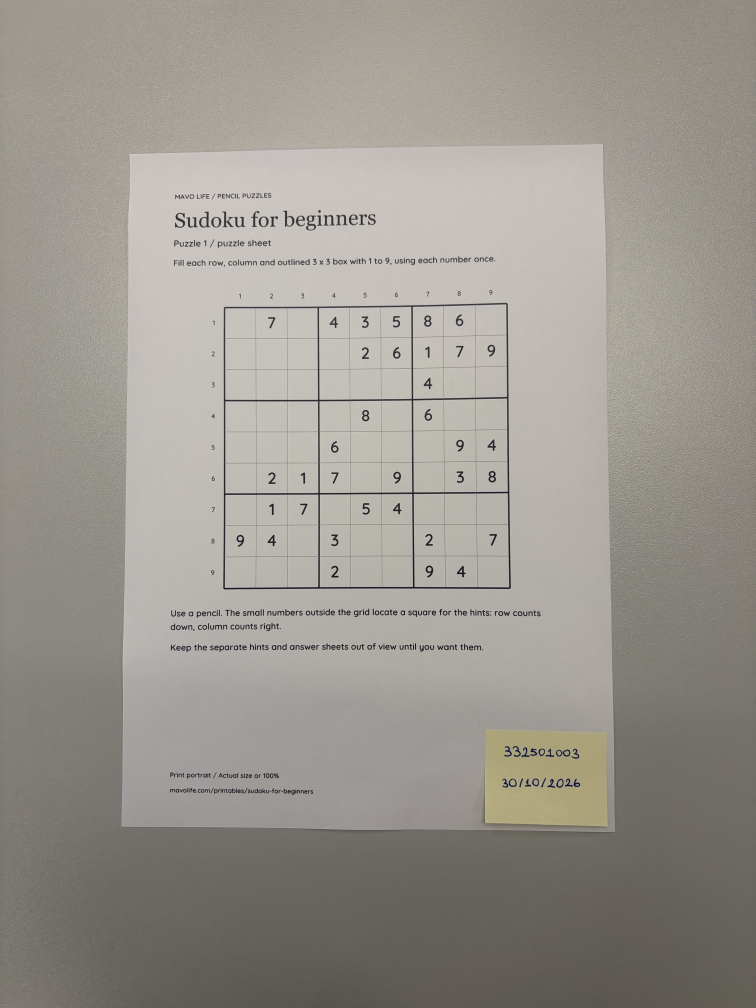
#> input picture data/s332501003_01.jpg, 3024 x 4032 px (shown at 1/4 size)
$ python -i stage5_recognize.py   (imports and definitions only)
#> lines starting #> are read from the running program, lines starting #| are printed output that depends on the picture; after the words box and inside, x2 and y2 are one past the last pixel; in counts of white or black regions, pixels touching at a corner belong together
#> further down, picture is the input picture: shape (4032, 3024, 3); mean B, G, R 143.5, 150.6, 154.8
"""Stage 5: cell extraction and digit recognition."""
import cv2
import numpy as np
import pytesseract

GRID = 9
MARGIN = 4          # px cut from every side of a cell (experiments/stage5_margin*.py)
EDGE_DIST = 6       # width of the outer band of a cell where grid-line remnants live (px)
NOISE_AREA = 15     # ink components smaller than this (px) are noise specks
EMPTY_FRAC = 0.02   # boş hücreler ~0, dolu en az %3,7 -> aradaki boşluğun ortası; seçen: experiments/stage5_empty.py
                    # share of the cell; chosen with experiments/stage5_empty.py
OCR_HEIGHT = 40     # the digit is scaled to this height before OCR (px)
PAD = 20            # white border added around the digit (px)
OCR_CONFIG = "--psm 8 -c tessedit_char_whitelist=123456789"


def binarise(rect_img):
    """Ink = 255, paper = 0. Adaptive threshold copes with shadows (photo 15)."""
    gray = cv2.cvtColor(rect_img, cv2.COLOR_BGR2GRAY) if rect_img.ndim == 3 else rect_img
    return cv2.adaptiveThreshold(gray, 255, cv2.ADAPTIVE_THRESH_GAUSSIAN_C,
                                 cv2.THRESH_BINARY_INV, 31, 15)
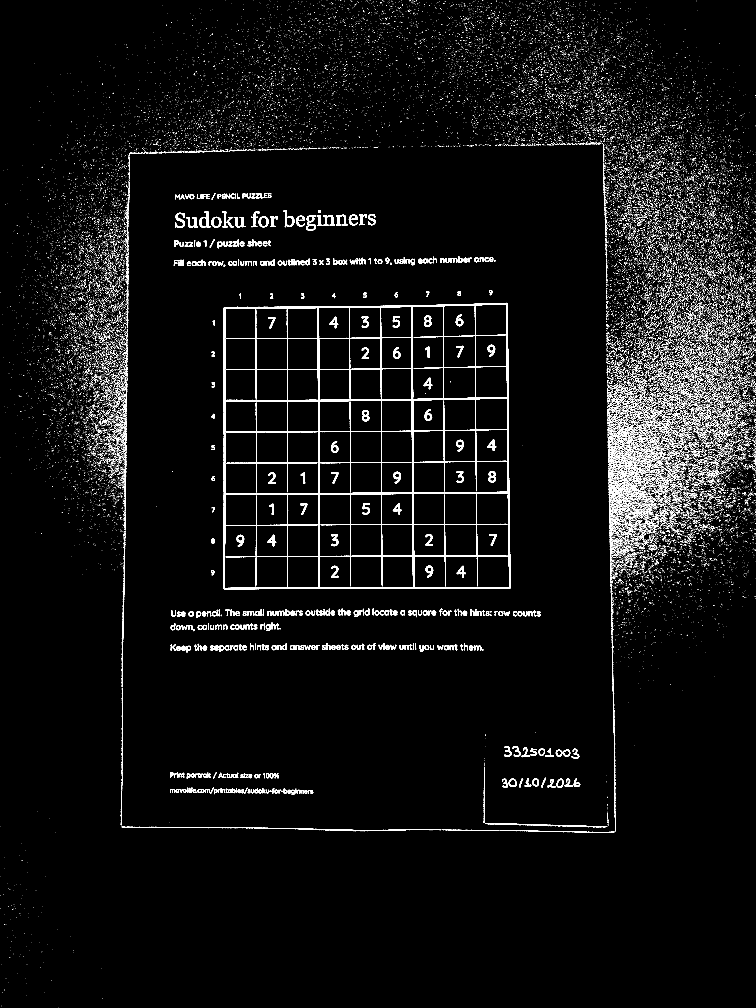
#> returned value: shape (4032, 3024) (shown at 1/4 size); 3% white; 40673 white regions (38912 under 20 px), largest, box (x1, y1, x2, y2) and area: (893, 1211, 2043, 2358) 66171, (1654, 1223, 2024, 1591) 3429, (1656, 1598, 2027, 1966) 3351


def split_cells(img):
    """Equal 9x9 division; returns 81 cells row by row, MARGIN px cut from every side."""
    h, w = img.shape[:2]
#> h = 4032; w = 3024
    cells = []
    for r in range(GRID):
        for c in range(GRID):
            y0, y1 = round(r * h / GRID), round((r + 1) * h / GRID)
            x0, x1 = round(c * w / GRID), round((c + 1) * w / GRID)
            cells.append(img[y0 + MARGIN:y1 - MARGIN, x0 + MARGIN:x1 - MARGIN])
    return cells


def clean_cell(cell):
    """Removes noise specks and grid-line remnants from a binary cell.

    A component is a grid-line remnant if it touches the cell edge and more than
    half of its pixels lie in the outer EDGE_DIST band. A digit that only touches
    the edge (shifted digit, photo 06) keeps most of its pixels inside and survives.
    """
    h, w = cell.shape
    band = np.ones((h, w), dtype=bool)
    band[EDGE_DIST:h - EDGE_DIST, EDGE_DIST:w - EDGE_DIST] = False

    n, labels, stats, _ = cv2.connectedComponentsWithStats(cell, connectivity=8)
    clean = np.zeros_like(cell)
    for i in range(1, n):                        # label 0 is the background
        x, y, cw, ch, area = stats[i]
        if area < NOISE_AREA:
            continue
        comp = labels == i
        touches = x == 0 or y == 0 or x + cw == w or y + ch == h
        if touches and band[comp].mean() > 0.5:
            continue
        clean[comp] = 255
    return clean


def ink_fraction(clean):
    """Share of the cell covered by the largest ink component (0 if there is none)."""
    n, _, stats, _ = cv2.connectedComponentsWithStats(clean, connectivity=8)
    if n <= 1:
        return 0.0
    return stats[1:, cv2.CC_STAT_AREA].max() / clean.size


def prepare(clean):
    """Crops the digit to its bounding box, scales it to OCR_HEIGHT and pads it with
    white on every side (equal padding = centred). Black digit on white paper."""
    ys, xs = np.nonzero(clean)
    digit = clean[ys.min():ys.max() + 1, xs.min():xs.max() + 1]
    scale = OCR_HEIGHT / digit.shape[0]
    new_w = max(1, round(digit.shape[1] * scale))
    digit = cv2.resize(digit, (new_w, OCR_HEIGHT), interpolation=cv2.INTER_LINEAR)
    _, digit = cv2.threshold(digit, 127, 255, cv2.THRESH_BINARY)
    digit = 255 - digit
    return cv2.copyMakeBorder(digit, PAD, PAD, PAD, PAD, cv2.BORDER_CONSTANT, value=255)


def read_digit(img, config=OCR_CONFIG):
    """Runs Tesseract on one prepared cell. Returns 1-9, or 0 if nothing was read."""
    text = pytesseract.image_to_string(img, config=config).strip()
    return int(text[0]) if text[:1].isdigit() and text[0] != "0" else 0


def draw_debug(rect_img, grid, conflicts=()):
    """Rectified image with cell boxes (green), recognised digits (blue) and
    conflicting cells (red, filled in by Stage 6)."""
    vis = rect_img.copy() if rect_img.ndim == 3 else cv2.cvtColor(rect_img, cv2.COLOR_GRAY2BGR)
    h, w = vis.shape[:2]
    ch, cw = h / GRID, w / GRID
    for r in range(GRID):
        for c in range(GRID):
            x0, y0 = int(c * cw), int(r * ch)
            x1, y1 = int((c + 1) * cw) - 1, int((r + 1) * ch) - 1
            cv2.rectangle(vis, (x0 + MARGIN, y0 + MARGIN), (x1 - MARGIN, y1 - MARGIN), (0, 200, 0), 1)
            if grid[r][c]:
                cv2.putText(vis, str(grid[r][c]), (x0 + MARGIN + 2, y0 + MARGIN + 14),
                            cv2.FONT_HERSHEY_SIMPLEX, 0.5, (255, 0, 0), 2)
    for r, c in conflicts:
        cv2.rectangle(vis, (int(c * cw) + 1, int(r * ch) + 1),
                      (int((c + 1) * cw) - 2, int((r + 1) * ch) - 2), (0, 0, 255), 3)
    return vis


def recognize(rect_img):
    """Returns (grid, debug_img): a 9x9 list of digits (0 = empty) and a debug image."""
    bw = binarise(rect_img)
    grid = [[0] * GRID for _ in range(GRID)]
    for k, cell in enumerate(split_cells(bw)):
        clean = clean_cell(cell)
        if ink_fraction(clean) < EMPTY_FRAC:     # empty/filled is decided BEFORE OCR
            continue
        grid[k // GRID][k % GRID] = read_digit(prepare(clean))
#> this loop made 30 passes
#> pass 1, in clean_cell, `n, labels, stats, _ = cv2.connectedComponentsWithStats(cell, connectiv..`:
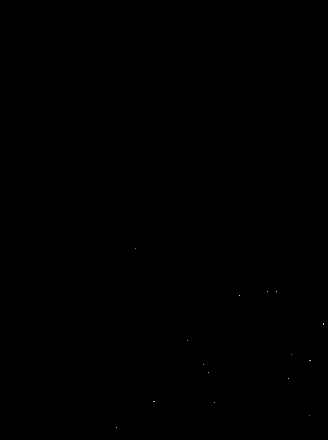
#> labels: shape (440, 328) int32; 16 distinct labels, from 0 to 15; one colour per label, 0 black
#> after the loop:
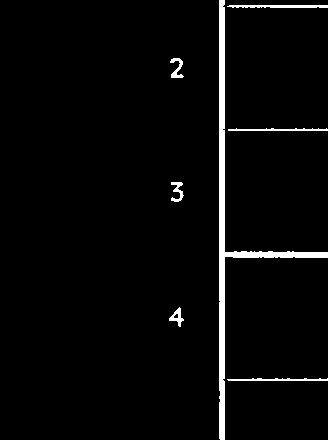
#> clean: shape (440, 328); 3% white; 7 white regions, largest, box (x1, y1, x2, y2) and area: (219, 0, 328, 440) 3249, (227, 5, 328, 8) 277, (227, 378, 328, 381) 221
#> after the loop, grid = 9 items, first 6: [0, 0, 0, 0, 0, 0, 0, 0, 0], [0, 0, 0, 0, 0, 0, 0, 0, 0], [0, 0, 0, 0, 0, 0, 0, 0, 0], [0, 0, 0, 0, 0, 0, 0, 0, 0], [0, 0, 0, 0, 0, 0, 0, 0, 0], [0, 0, 0, 0, 0, 0, 0, 0, 0]
    return grid, draw_debug(rect_img, grid)

>>> import cv2
>>> picture = cv2.imread('data/s332501003_01.jpg')
#> (the run stopped early here; a loop or call above may not have finished)

$ run again, on data/s332501003_03.jpg
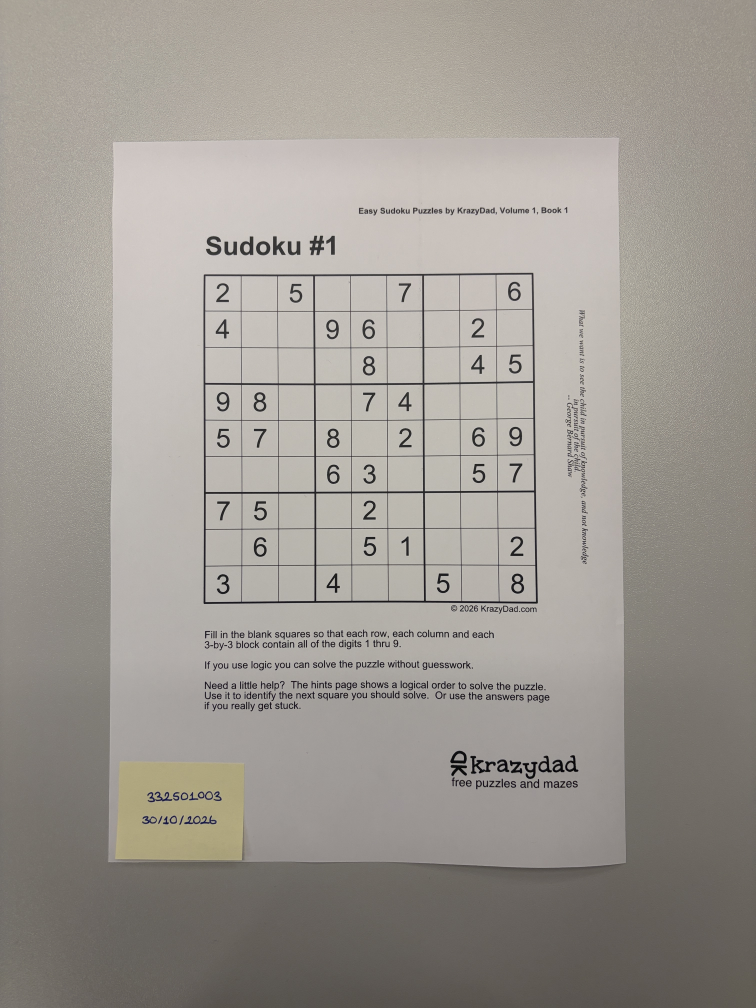
#> input picture data/s332501003_03.jpg, 3024 x 4032 px (shown at 1/4 size)
#> picture is the input picture: shape (4032, 3024, 3); mean B, G, R 146.3, 152.8, 157.8
#> in binarise, `return cv2.adaptiveThreshold(gray, 255, cv2.ADAPTIVE_THRESH_GAUSSIAN_C..`:
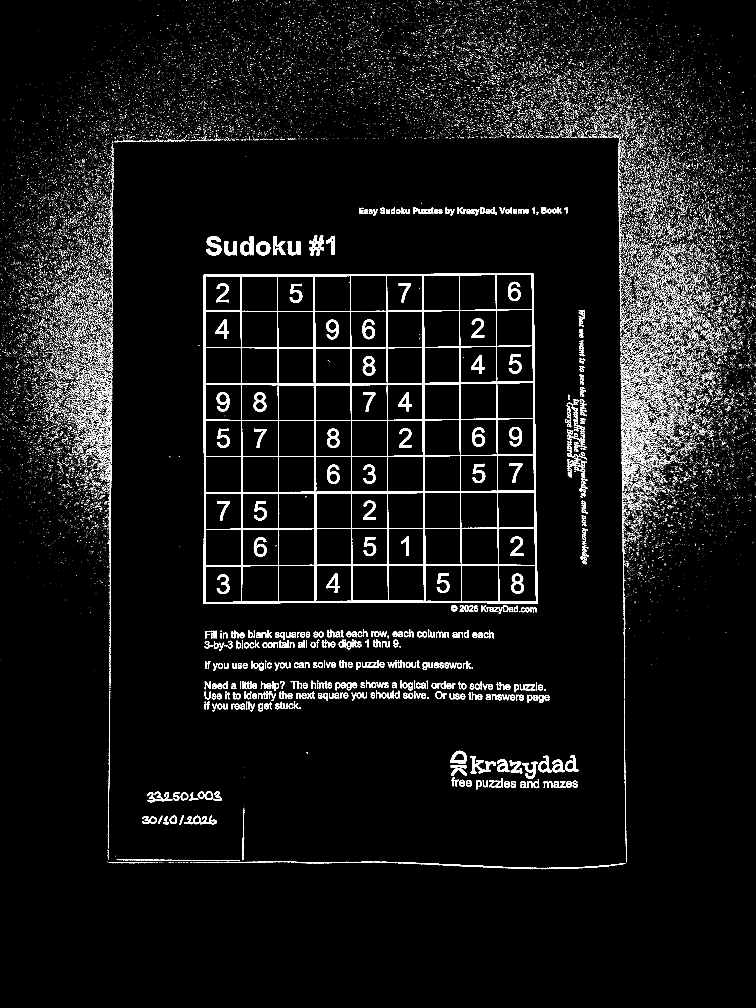
#> returned value: shape (4032, 3024) (shown at 1/4 size); 4% white; 44170 white regions (42267 under 20 px), largest, box (x1, y1, x2, y2) and area: (814, 1092, 2151, 2416) 116985, (1135, 3446, 2502, 3477) 5073, (824, 945, 885, 1021) 2506
#> in split_cells, `h, w = img.shape[:2]`: h = 4032; w = 3024
#> the loop in recognize, `for k, cell in enumerate(split_cells(bw)):` made 21 passes
#> after the loop in recognize, `for k, cell in enumerate(split_cells(bw)):`:
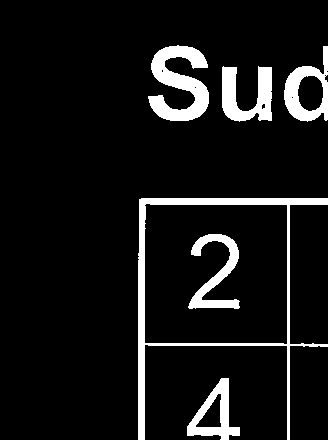
#> clean: shape (440, 328); 8.7% white; 6 white regions, box (x1, y1, x2, y2) and area: (138, 198, 328, 440) 4153, (148, 45, 209, 121) 2506, (222, 66, 272, 122) 1664, (284, 46, 328, 122) 1455, (188, 234, 240, 309) 1439, (187, 378, 240, 440) 1279
#> after the loop in recognize, `for k, cell in enumerate(split_cells(bw)):`: grid = 9 items, first 6: [0, 0, 0, 0, 0, 0, 0, 0, 0], [0, 0, 0, 0, 0, 0, 0, 0, 0], [0, 0, 0, 0, 0, 0, 0, 0, 0], [0, 0, 0, 0, 0, 0, 0, 0, 0], [0, 0, 0, 0, 0, 0, 0, 0, 0], [0, 0, 0, 0, 0, 0, 0, 0, 0]

$ run again, on data/s332501003_04.jpg
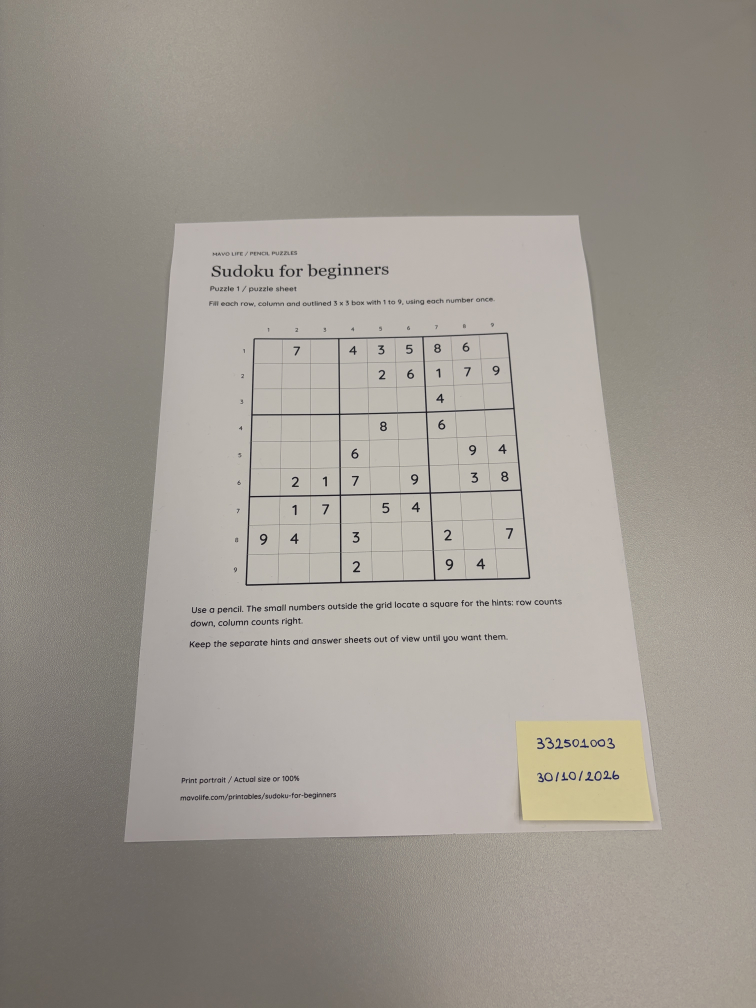
#> input picture data/s332501003_04.jpg, 3024 x 4032 px (shown at 1/4 size)
#> picture is the input picture: shape (4032, 3024, 3); mean B, G, R 144.1, 152, 157.5
#> in binarise, `return cv2.adaptiveThreshold(gray, 255, cv2.ADAPTIVE_THRESH_GAUSSIAN_C..`:
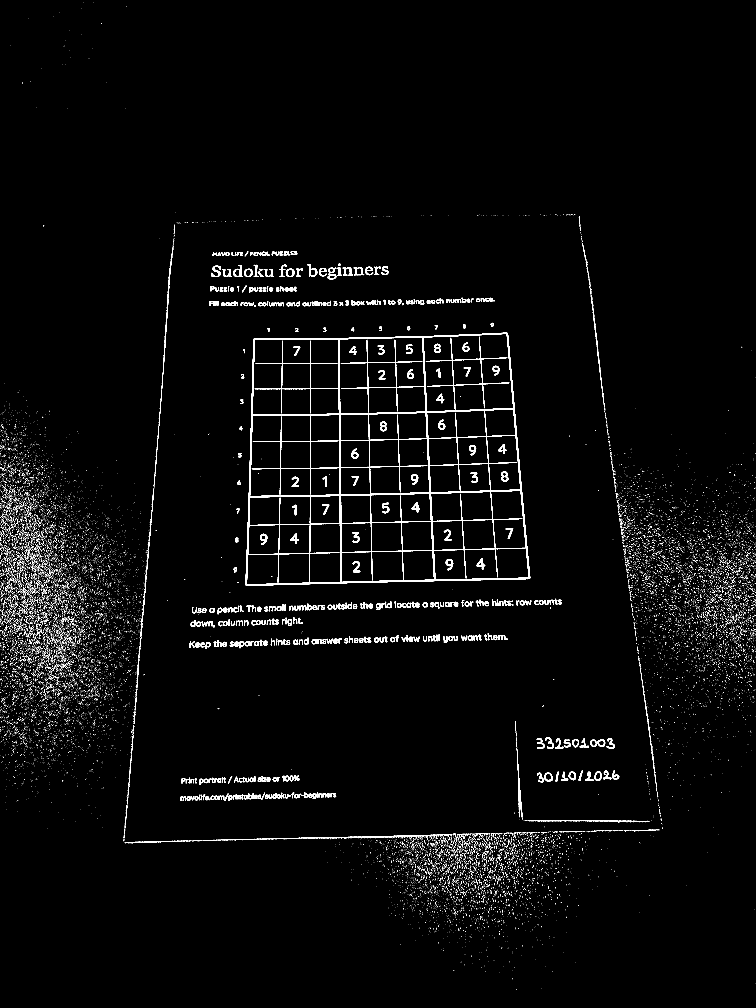
#> returned value: shape (4032, 3024) (shown at 1/4 size); 1.9% white; 20100 white regions (19439 under 20 px), largest, box (x1, y1, x2, y2) and area: (982, 1331, 2121, 2344) 50395, (1717, 1644, 2069, 1964) 3174, (995, 1988, 1357, 2331) 3138
#> in split_cells, `h, w = img.shape[:2]`: h = 4032; w = 3024
#> the loop in recognize, `for k, cell in enumerate(split_cells(bw)):` made 31 passes
#> after the loop in recognize, `for k, cell in enumerate(split_cells(bw)):`:
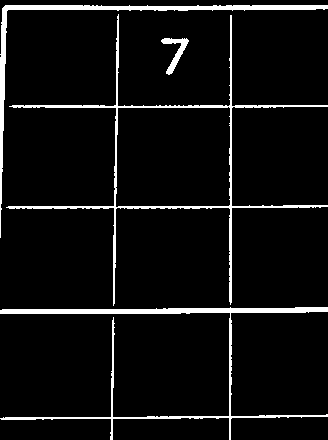
#> clean: shape (440, 328); 6% white; 4 white regions, box (x1, y1, x2, y2) and area: (0, 307, 328, 440) 2994, (6, 14, 328, 306) 2974, (0, 5, 328, 238) 2332, (161, 38, 189, 75) 332
#> after the loop in recognize, `for k, cell in enumerate(split_cells(bw)):`: grid = 9 items, first 6: [0, 0, 0, 0, 0, 0, 0, 0, 0], [0, 0, 0, 0, 0, 0, 0, 0, 0], [0, 0, 0, 0, 0, 0, 0, 0, 0], [0, 0, 0, 0, 0, 0, 0, 0, 0], [0, 0, 0, 0, 0, 0, 0, 0, 0], [0, 0, 0, 0, 0, 0, 0, 0, 0]
